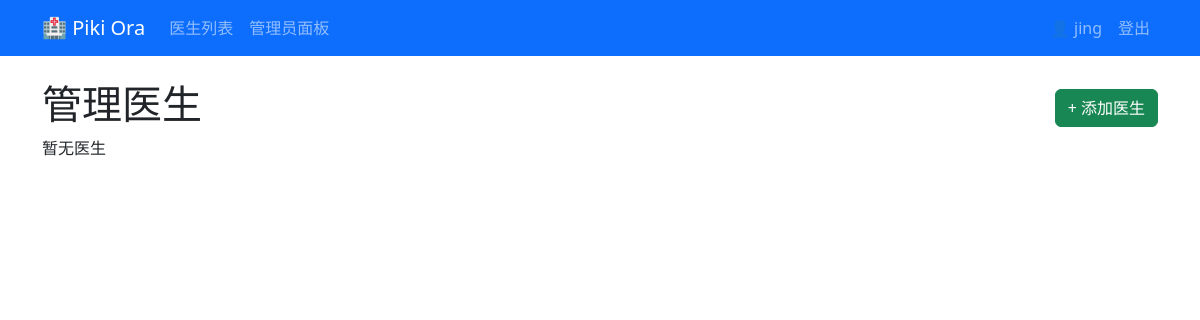
Page /admin-dashboard/doctors/ (signed in) on the earlier database version.
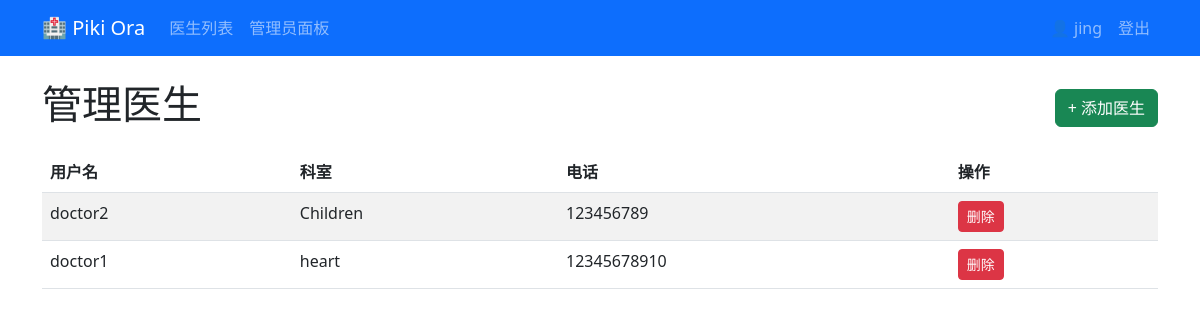
Same page on the later database version.
### blog/models.py (models this page shows, shortened)
class Doctor(models.Model):
    user = models.OneToOneField(
        User,
        on_delete=models.CASCADE,
        related_name='doctor_profile'
    )
    specialty = models.CharField(max_length=100)
    phone = models.CharField(max_length=20)
    bio = models.TextField(blank=True)
    created_at = models.DateTimeField(auto_now_add=True)
    class Meta:
        ordering = ['-created_at']

### blog/views.py (the view)
# urls.py: path('admin-dashboard/doctors/', views.manage_doctors, name='manage_doctors'),
@login_required
@user_passes_test(is_admin)
def manage_doctors(request):
    doctors = Doctor.objects.all()
    return render(request, 'manage_doctors.html', {'doctors': doctors})

### blog/views.py (called while the page is built)
def is_admin(user):
    return user.is_superuser

### templates/manage_doctors.html (shortened to what this page needs)
{% extends 'base.html' %}
{% block content %}
<div class="d-flex justify-content-between align-items-center">
    <h1>管理医生</h1>
    <a href="{% url 'add_doctor' %}" class="btn btn-success">+ 添加医生</a>
</div>
{% if doctors %}
    <table class="table table-striped mt-3">
        <thead>
            <tr>
                <th>用户名</th>
                <th>科室</th>
                <th>电话</th>
                <th>操作</th>
            </tr>
        </thead>
        <tbody>
            {% for doctor in doctors %}
                <tr>
                    <td>{{ doctor.user.username }}</td>
                    <td>{{ doctor.specialty }}</td>
                    <td>{{ doctor.phone }}</td>
                    <td>
                        <form action="{% url 'delete_doctor' doctor.id %}"
                              method="post"
                              style="display: inline;">
                            <button type="submit"
                                    class="btn btn-danger btn-sm"
                                    onclick="return confirm('确定要删除医生 {{ doctor.user.username }} 吗？')">
                                删除
                            </button>
                        </form>
                    </td>
                </tr>
            {% endfor %}
        </tbody>
    </table>
{% else %}
    <p>暂无医生</p>
{% endif %}
{% endblock %}

Differences in the rows shown:
added Doctor: user.username "doctor2", specialty "Children", phone "123456789"
added Doctor: user.username "doctor1", specialty "heart", phone "12345678910"
Other differences:
text no longer shown: "暂无医生"
text now shown: "用户名 科室 电话 操作"
